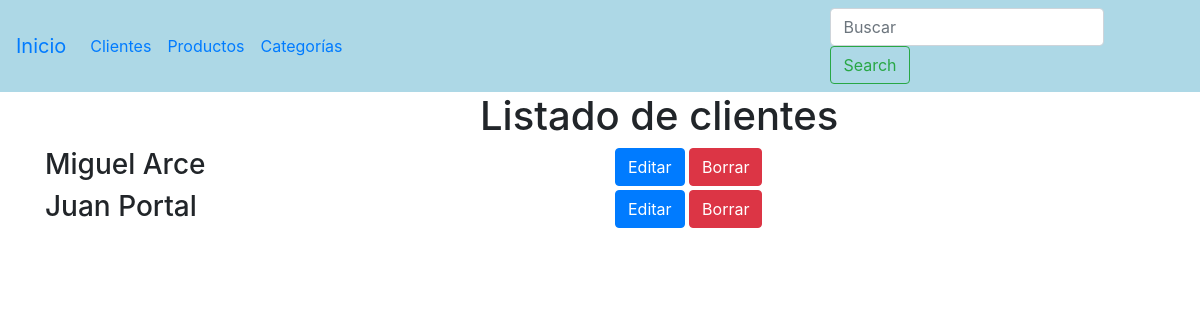
Before: /cliente/lista_clientes/ with the older database file.
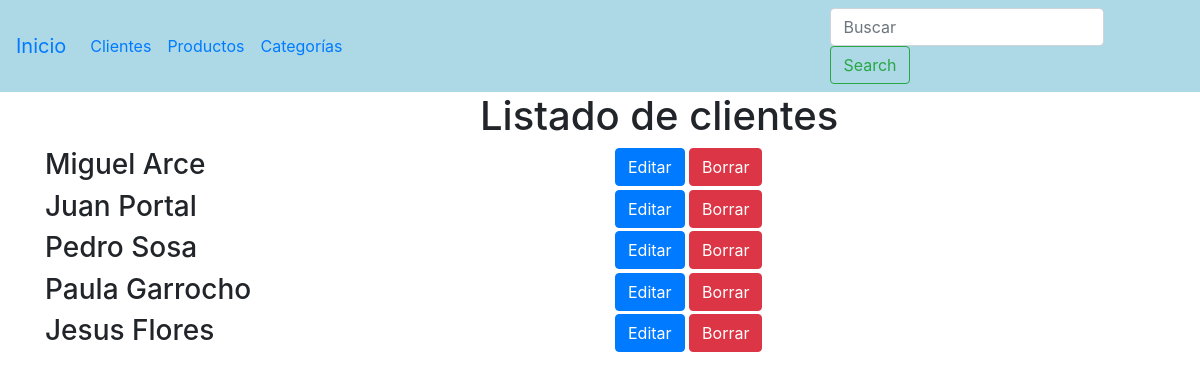
After: the same page with the newer database file.
### cliente/models.py (models this page shows, shortened)
class Cliente(models.Model):
    nombre=models.CharField(max_length=50)
    direccion=models.CharField(max_length=50)
    telefono=models.CharField(max_length=15)
    email=models.EmailField()
    created=models.DateTimeField(auto_now_add=True)
    class Meta:
        verbose_name="Cliente"
        verbose_name_plural="Clientes"

### cliente/views.py (the view)
# urls.py: path('lista_clientes/', views.lista_clientes, name="lista_clientes"),
def lista_clientes(request):
    clientes=Cliente.objects.all()
    return render(request, "cliente/list_cliente.html",{"clientes": clientes})

### templates/cliente/list_cliente.html (shortened to what this page needs)
{% extends 'base.html' %}
{% block contenido %}
<h1 style="margin-left:30rem">Listado de clientes</h1>
{% for cliente in clientes%}
    <div class="container">
        <div class="row">
            <div class="col-sm">
                   <h3>{{cliente.nombre}}</h3>
            </div>
            <div class="col-sm">
                <a href="/products/update-product/{{product.id}}" class="btn btn-primary">Editar</a>
                <a href="/products/delete-product/{{product.id}}/" class="btn btn-danger">Borrar</a>
            </div>
        </div>
    </div>
{% endfor %}
{% endblock %}

### templates/base.html (shortened to what this page needs)
<!DOCTYPE html>
<html lang="en">
<head>
    <link rel="stylesheet" href="https://cdn.jsdelivr.net/npm/bootstrap@4.6.1/dist/css/bootstrap.min.css"
>
</head>
<body>
    <nav class="navbar navbar-expand-lg navbar " style="background: lightblue;">
        <a class="navbar-brand" href="/">Inicio</a>
        <div class="collapse navbar-collapse" id="navbarSupportedContent">
            <ul class="navbar-nav mr-auto">
                <li class="nav-item active">
                    <a class="nav-link" href="/cliente/lista_clientes/">Clientes </a>
                </li>
                <li class="nav-item">
                    <a class="nav-link" href="/producto/">Productos</a>
                </li>
                <li class="nav-item" style="margin-right: 30rem">
                    <a class="nav-link" href="/categoria/">Categorías</a>
                </li>
            </ul>
            <form class="form-inline my-2 my-lg-0" action = "/cliente/buscar_cliente/" method = "GET">
                <input class="form-control mr-sm-2" type="text" placeholder="Buscar" aria-label="Search" name = 'buscar'>
                <button class="btn btn-outline-success my-2 my-sm-0" type="submit">Search</button>
            </form>
        </div>
    </nav>
    {% block contenido %}
    {% endblock %}
</body>
</html>

Changed rows visible on the page:
added Cliente: nombre "Pedro Sosa"
added Cliente: nombre "Paula Garrocho"
added Cliente: nombre "Jesus Flores"
